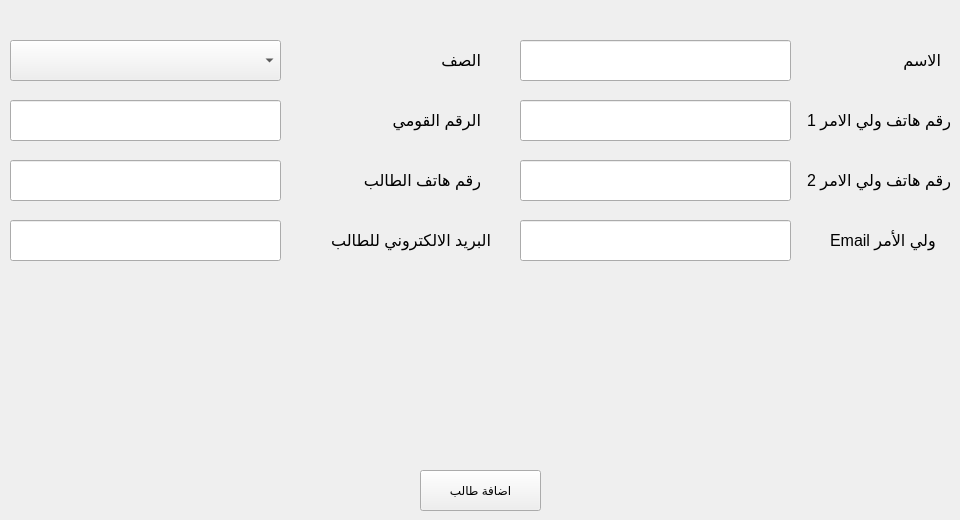
          <widget class="QWidget" name="tab_22">
           <attribute name="title">
            <string>اضافة طالب</string>
           </attribute>
           <widget class="QLineEdit" name="lineEdit_18">
            <property name="geometry">
             <rect>
              <x>520</x>
              <y>40</y>
              <width>271</width>
              <height>41</height>
             </rect>
            </property>
            <property name="font">
             <font>
              <pointsize>10</pointsize>
             </font>
            </property>
           </widget>
           <widget class="QPushButton" name="pushButton_21">
            <property name="geometry">
             <rect>
              <x>420</x>
              <y>470</y>
              <width>121</width>
              <height>41</height>
             </rect>
            </property>
            <property name="font">
             <font/>
            </property>
            <property name="text">
             <string>اضافة طالب</string>
            </property>
           </widget>
           <widget class="QLabel" name="label_21">
            <property name="geometry">
             <rect>
              <x>790</x>
              <y>40</y>
              <width>151</width>
              <height>41</height>
             </rect>
            </property>
            <property name="font">
             <font>
              <pointsize>12</pointsize>
             </font>
            </property>
            <property name="text">
             <string>الاسم</string>
            </property>
           </widget>
           <widget class="QLabel" name="label_25">
            <property name="geometry">
             <rect>
              <x>360</x>
              <y>40</y>
              <width>121</width>
              <height>41</height>
             </rect>
            </property>
            <property name="font">
             <font>
              <pointsize>12</pointsize>
             </font>
            </property>
            <property name="text">
             <string>الصف</string>
            </property>
           </widget>
           <widget class="QComboBox" name="comboBox_15">
            <property name="geometry">
             <rect>
              <x>10</x>
              <y>40</y>
              <width>271</width>
              <height>41</height>
             </rect>
            </property>
            <property name="font">
             <font>
              <pointsize>10</pointsize>
             </font>
            </property>
            <item>
             <property name="text">
              <string/>
             </property>
            </item>
           </widget>
           <widget class="QLabel" name="label_30">
            <property name="geometry">
             <rect>
              <x>360</x>
              <y>160</y>
              <width>121</width>
              <height>41</height>
             </rect>
            </property>
            <property name="font">
             <font>
              <pointsize>12</pointsize>
             </font>
            </property>
            <property name="text">
             <string>رقم هاتف الطالب</string>
            </property>
           </widget>
           <widget class="QLineEdit" name="lineEdit_25">
            <property name="geometry">
             <rect>
              <x>10</x>
              <y>160</y>
              <width>271</width>
              <height>41</height>
             </rect>
            </property>
            <property name="font">
             <font>
              <pointsize>10</pointsize>
             </font>
            </property>
           </widget>
           <widget class="QLabel" name="label_31">
            <property name="geometry">
             <rect>
              <x>790</x>
              <y>100</y>
              <width>161</width>
              <height>41</height>
             </rect>
            </property>
            <property name="font">
             <font>
              <pointsize>12</pointsize>
             </font>
            </property>
            <property name="text">
             <string>رقم هاتف ولي الامر 1</string>
            </property>
           </widget>
           <widget class="QLineEdit" name="lineEdit_26">
            <property name="geometry">
             <rect>
              <x>520</x>
              <y>100</y>
              <width>271</width>
              <height>41</height>
             </rect>
            </property>
            <property name="font">
             <font>
              <pointsize>10</pointsize>
             </font>
            </property>
           </widget>
           <widget class="QLabel" name="label_32">
            <property name="geometry">
             <rect>
              <x>800</x>
              <y>160</y>
              <width>151</width>
              <height>41</height>
             </rect>
            </property>
            <property name="font">
             <font>
              <pointsize>12</pointsize>
             </font>
            </property>
            <property name="text">
             <string>رقم هاتف ولي الامر 2</string>
            </property>
           </widget>
           <widget class="QLineEdit" name="lineEdit_27">
            <property name="geometry">
             <rect>
              <x>520</x>
              <y>160</y>
              <width>271</width>
              <height>41</height>
             </rect>
            </property>
            <property name="font">
             <font>
              <pointsize>10</pointsize>
             </font>
            </property>
           </widget>
           <widget class="QLabel" name="label_33">
            <property name="geometry">
             <rect>
              <x>360</x>
              <y>100</y>
              <width>121</width>
              <height>41</height>
             </rect>
            </property>
            <property name="font">
             <font>
              <pointsize>12</pointsize>
             </font>
            </property>
            <property name="text">
             <string>الرقم القومي</string>
            </property>
           </widget>
           <widget class="QLineEdit" name="lineEdit_28">
            <property name="geometry">
             <rect>
              <x>10</x>
              <y>100</y>
              <width>271</width>
              <height>41</height>
             </rect>
            </property>
            <property name="font">
             <font>
              <pointsize>10</pointsize>
             </font>
            </property>
           </widget>
           <widget class="QLineEdit" name="lineEdit_45">
            <property name="geometry">
             <rect>
              <x>520</x>
              <y>220</y>
              <width>271</width>
              <height>41</height>
             </rect>
            </property>
            <property name="font">
             <font>
              <pointsize>10</pointsize>
             </font>
            </property>
           </widget>
           <widget class="QLabel" name="label_54">
            <property name="geometry">
             <rect>
              <x>830</x>
              <y>220</y>
              <width>121</width>
              <height>41</height>
             </rect>
            </property>
            <property name="font">
             <font>
              <pointsize>12</pointsize>
             </font>
            </property>
            <property name="text">
             <string>Email ولي الأمر</string>
            </property>
           </widget>
           <widget class="QLabel" name="label_56">
            <property name="geometry">
             <rect>
              <x>300</x>
              <y>220</y>
              <width>191</width>
              <height>41</height>
             </rect>
            </property>
            <property name="font">
             <font>
              <pointsize>12</pointsize>
             </font>
            </property>
            <property name="text">
             <string>البريد الالكتروني للطالب</string>
            </property>
           </widget>
           <widget class="QLineEdit" name="lineEdit_47">
            <property name="geometry">
             <rect>
              <x>10</x>
              <y>220</y>
              <width>271</width>
              <height>41</height>
             </rect>
            </property>
            <property name="font">
             <font>
              <pointsize>10</pointsize>
             </font>
            </property>
           </widget>
          </widget>
